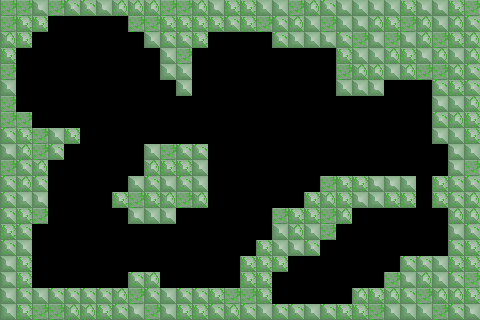

A 2D game scene composited from a Tiled map and its tileset images. What follows is a short description and the map's XML, with every tile layer's data as written:
An orthogonal 30x20 tile map with 16x16 px tiles, 1 tile layer (solid) and 48 objects (35x Coin, 10x Enemy, 2x alskjdhkjahskjdsa, Player).

<map version="1.2" tiledversion="1.2.1" orientation="orthogonal" renderorder="right-down" width="30" height="20" tilewidth="16" tileheight="16" infinite="0" nextlayerid="6" nextobjectid="69">
 <tileset firstgid="1" name="tiles_alpha" tilewidth="16" tileheight="16" tilecount="512" columns="16">
  <image source="../images/tiles_alpha.png" width="256" height="512" />
 </tileset>
 <layer id="4" name="solid" width="30" height="20">
  <data encoding="csv">
262,262,321,262,273,273,321,274,274,274,262,262,274,321,275,275,276,276,262,274,273,321,276,321,276,275,321,321,275,262,
262,275,275,0,0,0,0,0,262,262,275,275,275,275,273,275,262,273,274,276,262,276,321,274,275,262,274,276,274,273,
274,275,0,0,0,0,0,0,0,276,273,273,275,0,0,0,0,273,276,276,321,273,262,321,262,321,274,262,275,274,
275,0,0,0,0,0,0,0,0,0,276,262,0,0,0,0,0,0,0,0,0,275,276,276,274,275,321,274,276,274,
262,0,0,0,0,0,0,0,0,0,276,276,0,0,0,0,0,0,0,0,0,262,274,274,276,274,262,262,274,273,
276,0,0,0,0,0,0,0,0,0,0,276,0,0,0,0,0,0,0,0,0,276,321,321,0,0,0,273,275,273,
262,0,0,0,0,0,0,0,0,0,0,0,0,0,0,0,0,0,0,0,0,0,0,0,0,0,0,321,276,274,
262,262,0,0,0,0,0,0,0,0,0,0,0,0,0,0,0,0,0,0,0,0,0,0,0,0,0,273,274,275,
273,275,262,276,275,0,0,0,0,0,0,0,0,0,0,0,0,0,0,0,0,0,0,0,0,0,0,321,276,275,
321,274,262,273,0,0,0,0,0,276,262,273,273,0,0,0,0,0,0,0,0,0,0,0,0,0,0,0,321,276,
262,273,274,0,0,0,0,0,0,274,275,275,276,0,0,0,0,0,0,0,0,0,0,0,0,0,0,0,321,262,
273,274,273,0,0,0,0,0,276,273,321,273,276,0,0,0,0,0,0,0,262,275,275,321,321,276,0,275,273,273,
273,276,321,0,0,0,0,275,262,275,274,262,274,0,0,0,0,0,0,275,274,275,321,276,275,275,0,275,273,274,
273,275,262,0,0,0,0,0,321,276,321,0,0,0,0,0,0,262,275,275,262,274,0,0,0,0,0,0,274,274,
275,273,0,0,0,0,0,0,0,0,0,0,0,0,0,0,0,276,274,276,262,0,0,0,0,0,0,0,321,273,
273,276,0,0,0,0,0,0,0,0,0,0,0,0,0,0,275,276,321,273,0,0,0,0,0,0,0,0,273,275,
321,275,0,0,0,0,0,0,0,0,0,0,0,0,0,275,275,275,0,0,0,0,0,0,0,273,273,276,275,275,
321,275,0,0,0,0,0,0,273,274,0,0,0,0,0,275,275,0,0,0,0,0,0,0,262,321,274,276,273,262,
321,273,276,273,273,273,273,274,262,273,276,273,273,275,262,262,275,0,0,0,0,0,274,275,274,273,262,274,274,275,
276,275,262,262,274,274,275,273,321,262,321,275,275,273,274,273,276,273,273,276,273,275,275,262,276,276,276,262,273,321
</data>
 </layer>
 <objectgroup id="5" name="entities">
  <object id="17" type="Coin" gid="387" x="272" y="304" width="16" height="16">
   <properties>
    <property name="points" value="200" />
   </properties>
  </object>
  <object id="18" type="Enemy" gid="386" x="272" y="192" width="16" height="16" />
  <object id="19" type="Coin" gid="387" x="80" y="112" width="16" height="16" />
  <object id="20" type="Coin" gid="387" x="96" y="112" width="16" height="16" />
  <object id="21" type="Coin" gid="387" x="96" y="96" width="16" height="16" />
  <object id="23" type="alskjdhkjahskjdsa" gid="386" x="272" y="144" width="16" height="16" />
  <object id="24" type="Enemy" gid="386" x="192" y="256" width="16" height="16" />
  <object id="25" type="Enemy" gid="386" x="272" y="96" width="16" height="16" />
  <object id="26" type="Enemy" gid="386" x="368" y="256" width="16" height="16" />
  <object id="27" type="Enemy" gid="386" x="368" y="288" width="16" height="16" />
  <object id="28" type="Enemy" gid="386" x="336" y="288" width="16" height="16" />
  <object id="29" type="Enemy" gid="386" x="336" y="256" width="16" height="16" />
  <object id="30" type="Player" gid="385" x="64" y="64" width="16" height="16" />
  <object id="31" type="Coin" gid="387" x="288" y="288" width="16" height="16">
   <properties>
    <property name="points" value="200" />
   </properties>
  </object>
  <object id="32" type="Coin" gid="387" x="272" y="288" width="16" height="16">
   <properties>
    <property name="points" value="200" />
   </properties>
  </object>
  <object id="33" type="Coin" gid="387" x="288" y="304" width="16" height="16">
   <properties>
    <property name="points" value="200" />
   </properties>
  </object>
  <object id="34" type="Coin" gid="387" x="288" y="272" width="16" height="16">
   <properties>
    <property name="points" value="200" />
   </properties>
  </object>
  <object id="35" type="Coin" gid="387" x="304" y="272" width="16" height="16">
   <properties>
    <property name="points" value="200" />
   </properties>
  </object>
  <object id="36" type="Coin" gid="387" x="304" y="288" width="16" height="16">
   <properties>
    <property name="points" value="200" />
   </properties>
  </object>
  <object id="37" type="Coin" gid="387" x="304" y="304" width="16" height="16">
   <properties>
    <property name="points" value="200" />
   </properties>
  </object>
  <object id="38" type="Coin" gid="387" x="320" y="256" width="16" height="16">
   <properties>
    <property name="points" value="200" />
   </properties>
  </object>
  <object id="39" type="Coin" gid="387" x="320" y="272" width="16" height="16">
   <properties>
    <property name="points" value="200" />
   </properties>
  </object>
  <object id="40" type="Coin" gid="387" x="320" y="288" width="16" height="16">
   <properties>
    <property name="points" value="200" />
   </properties>
  </object>
  <object id="41" type="Coin" gid="387" x="320" y="304" width="16" height="16">
   <properties>
    <property name="points" value="200" />
   </properties>
  </object>
  <object id="42" type="Coin" gid="387" x="336" y="304" width="16" height="16">
   <properties>
    <property name="points" value="200" />
   </properties>
  </object>
  <object id="43" type="Coin" gid="387" x="48" y="256" width="16" height="16" />
  <object id="44" type="Coin" gid="387" x="64" y="256" width="16" height="16" />
  <object id="45" type="Coin" gid="387" x="80" y="256" width="16" height="16" />
  <object id="46" type="Coin" gid="387" x="48" y="272" width="16" height="16" />
  <object id="47" type="Coin" gid="387" x="64" y="272" width="16" height="16" />
  <object id="48" type="Coin" gid="387" x="80" y="272" width="16" height="16" />
  <object id="52" type="Coin" gid="387" x="352" y="128" width="16" height="16" />
  <object id="53" type="Coin" gid="387" x="368" y="128" width="16" height="16" />
  <object id="54" type="Coin" gid="387" x="384" y="128" width="16" height="16" />
  <object id="55" type="Coin" gid="387" x="352" y="144" width="16" height="16" />
  <object id="56" type="Coin" gid="387" x="368" y="144" width="16" height="16" />
  <object id="57" type="Coin" gid="387" x="384" y="144" width="16" height="16" />
  <object id="58" type="Coin" gid="387" x="352" y="160" width="16" height="16" />
  <object id="59" type="Coin" gid="387" x="368" y="160" width="16" height="16" />
  <object id="60" type="Coin" gid="387" x="384" y="160" width="16" height="16" />
  <object id="61" type="Coin" gid="387" x="336" y="128" width="16" height="16" />
  <object id="62" type="Coin" gid="387" x="336" y="144" width="16" height="16" />
  <object id="63" type="Coin" gid="387" x="336" y="160" width="16" height="16" />
  <object id="64" type="Coin" gid="387" x="80" y="96" width="16" height="16" />
  <object id="65" type="Enemy" gid="386" x="224" y="192" width="16" height="16" />
  <object id="66" type="alskjdhkjahskjdsa" gid="386" x="224" y="144" width="16" height="16" />
  <object id="67" type="Enemy" gid="386" x="224" y="96" width="16" height="16" />
  <object id="68" type="Enemy" gid="386" x="80" y="176" width="16" height="16" />
 </objectgroup>
</map>